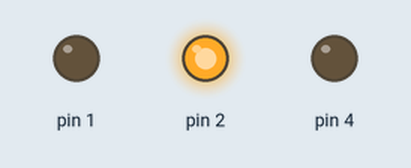
A sketch run on a simulated Arduino Uno, built with avr-gcc and run on an emulated ATmega328P. On the bench: output pins drawn as LEDs (lit = HIGH).

Above: at 0.5 s.
At 2.5 s:
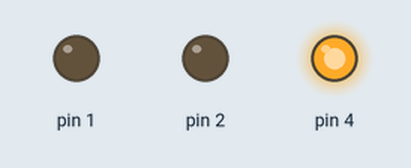
At 4.5 s:
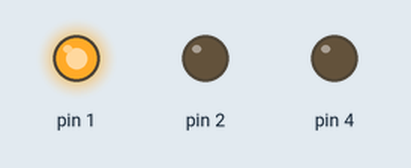
At 5.5 s:
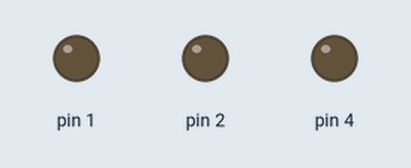
Timing chart, 0 to 7.8 s (numbered marks = the images above):
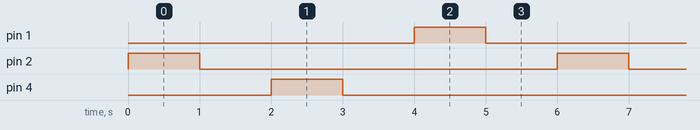

Measured:
- by itself, pin 1, pin 2, pin 4: alternates HIGH for 1.0 s and LOW for 5.0 s
- by itself, everything shown: repeats every 6.0 s, in 6 steps

The sketch:

incredible_habbi_trug1.ino
```cpp
// C++ code
//
void setup()
{
  pinMode(2, OUTPUT);
  pinMode(4,OUTPUT);
  pinMode(1,OUTPUT);
}

void loop()
{
  digitalWrite(2, HIGH);
  delay(1000); // Wait for 1000 millisecond(s)
  digitalWrite(2, LOW);
  delay(1000); // Wait for 1000 millisecond(s)
  digitalWrite(4, HIGH);
  delay(1000);
  digitalWrite(4, LOW);
  delay(1000);
  digitalWrite(1, HIGH);
  delay(1000);
  digitalWrite(1, LOW);
  delay(1000);
}
```
